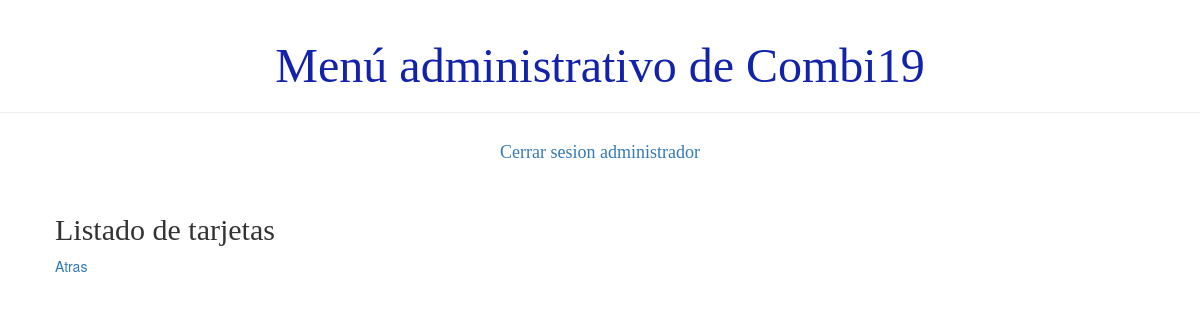
/usuario/listaTarjeta (signed in), run on an earlier commit of the app's database.
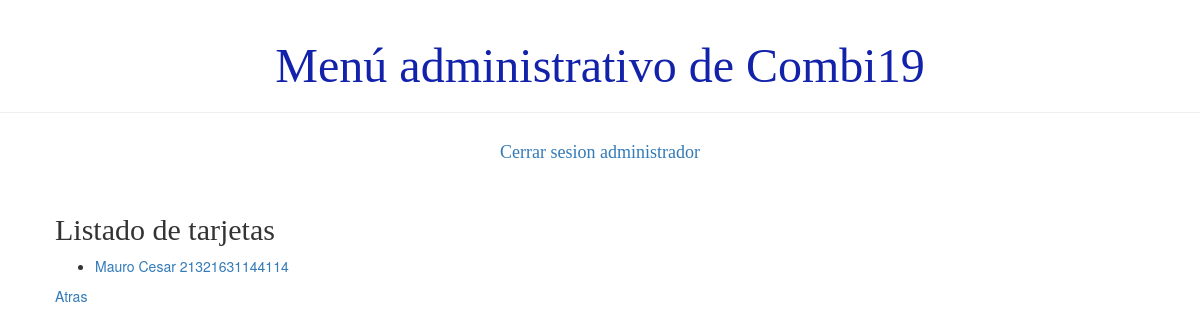
And on a later commit of the database.
### demo1/models.py (models this page shows, shortened)
class Tarjeta(models.Model):
    pasajero = models.ForeignKey(Pasajero, on_delete=models.CASCADE)
    numero = models.BigIntegerField(unique=True)
    fecha_de_vencimiento = models.DateField()
    codigo = models.IntegerField()
    activo = models.BooleanField(default=True)
    def __str__(self):
         return '%s %s' % (self.pasajero.usuario.first_name, str(self.numero))

class Persona(models.Model):
    usuario = models.ForeignKey('auth.User', on_delete=models.CASCADE)
    dni = models.IntegerField(unique=True)
    telefono = models.BigIntegerField()
    activo = models.BooleanField(default=True)

### demo1/views.py (the view)
# urls.py: path('usuario/listaTarjeta', views.listado_tarjeta ,name='listado_tarjeta'),
def listado_tarjeta(request):
    tarjetas=Tarjeta.objects.all()
    return render(request, 'demo1/listados/listado_tarjeta.html', {'tarjetas':tarjetas})

### demo1/templates/demo1/listados/listado_tarjeta.html
{% extends 'demo1/base.html' %}
{% block content %}
    <h2>Listado de tarjetas</h2>
    <div>
        <ul>
        {% for tarjeta in tarjetas %}
            <li><a href="{% url 'detalle_tarjeta' pk=tarjeta.pk%}">{{ tarjeta }}</a></li>
        {% endfor %}
        </ul>
    </div>
    <div><a href="{% url 'principal' %}">Atras</a></div>
{% endblock %}

What changed in the data, as far as the page shows it:
added Tarjeta: pasajero+numero "Mauro Cesar 21321631144114"
